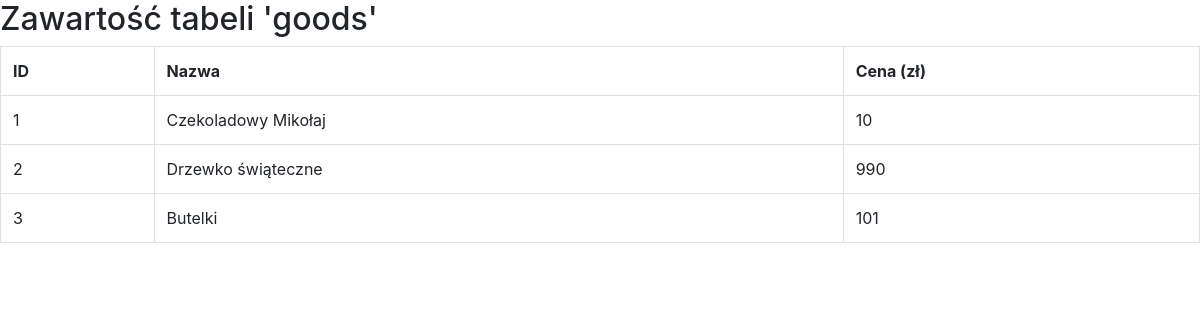
The app's page /show_items.php, older data.
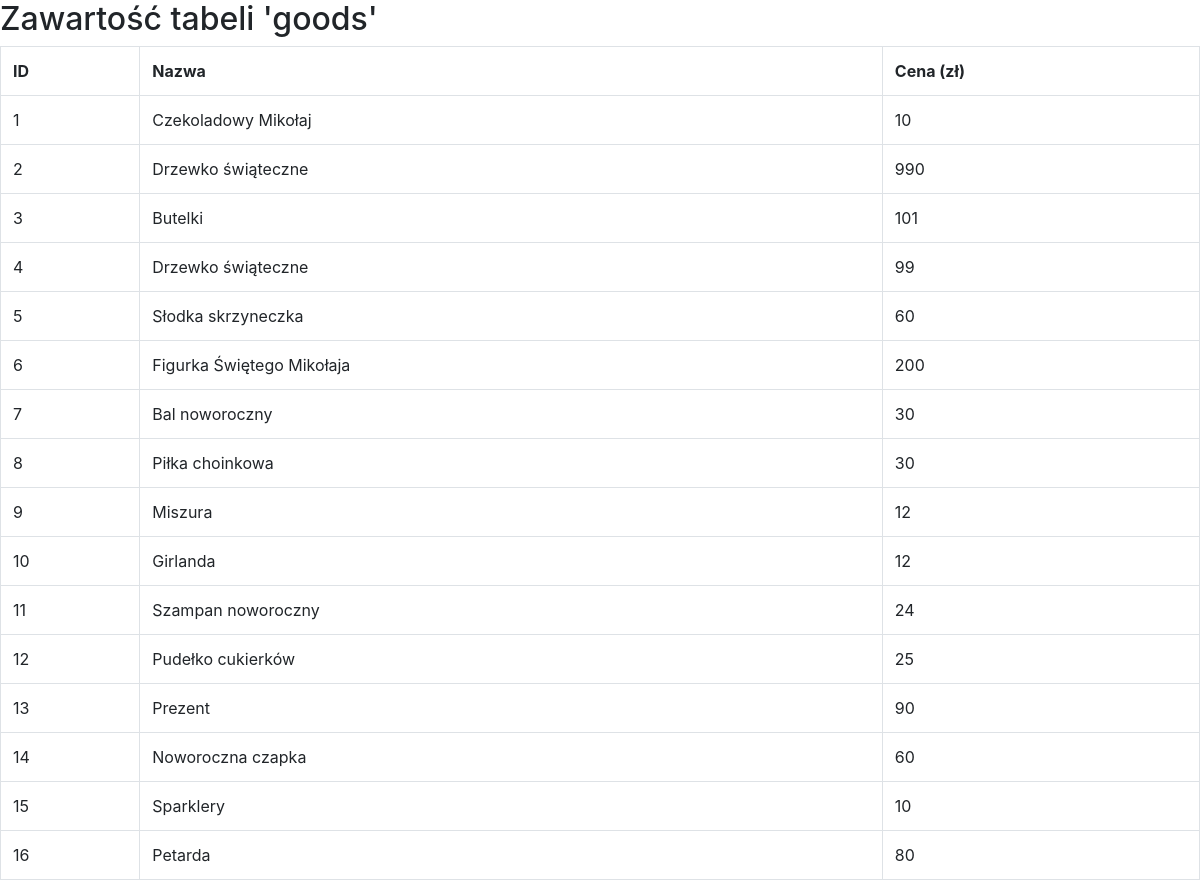
The same page, newer data.
### tables this page shows
CREATE TABLE `goods` (
  `id` int(11) NOT NULL,
  `name` varchar(255) NOT NULL,
  `price` varchar(255) NOT NULL,
  `image` varchar(255) NOT NULL,
  `opis` varchar(255) NOT NULL,
  `kategoria` varchar(255) NOT NULL,
  `liczba_sztuk` varchar(255) NOT NULL,
  `kraj` varchar(255) NOT NULL,
  `kod_pocztowy` varchar(255) NOT NULL,
  `stan` varchar(255) NOT NULL
);

### classes/PdoConnect.php (called while the page is built, shortened)
<?php
class PdoConnect {
	protected static $_instance;
	private function __construct() {
		$this->DSN = "mysql:host=" . self::HOST . ";dbname=" . self::DB . ";charset=" . self::CHARSET;
		$this->OPD = array(
			PDO::ATTR_ERRMODE => PDO::ERRMODE_EXCEPTION,
			PDO::ATTR_DEFAULT_FETCH_MODE => PDO::FETCH_ASSOC,
			PDO::ATTR_EMULATE_PREPARES => false,
		);
		$this->PDO = new PDO($this->DSN, self::USER, self::PASS, $this->OPD);
	}
	public static function getInstance() {
		if (self::$_instance === null)
			self::$_instance = new self;
		return self::$_instance;
	}
}

### show_items.php (the view, shortened to what this page needs)
<!DOCTYPE html>
<html>
<head>
    <link href="static/css/bootstrap.min.css" rel="stylesheet" type="text/css">
</head>
<body>
    <?php
    try {
        $db = PdoConnect::getInstance();
        $sql = "SELECT * FROM goods";
        $stmt = $db->PDO->query($sql);
        echo "<h2>Zawartość tabeli 'goods'</h2>";
        echo "<table class='table table-bordered'>
        <tr>
            <th>ID</th>
            <th>Nazwa</th>
            <th>Cena (zł)</th>
        </tr>";
        while ($row = $stmt->fetch()) {
            echo "<tr>";
            echo "<td>" . $row['id'] . "</td>";
            echo "<td>" . $row['name'] . "</td>";
            echo "<td>" . $row['price'] . "</td>";
            echo "</tr>";
        }
        echo "</table>";
    } catch (PDOException $e) {
        echo "Błąd: " . $e->getMessage();
    }
    ?>
</body>
</html>

Row changes from the older to the newer data that the page shows:
added goods: id "4", name "Drzewko świąteczne", price "99"
added goods: id "5", name "Słodka skrzyneczka", price "60"
added goods: id "6", name "Figurka Świętego Mikołaja", price "200"
added goods: id "7", name "Bal noworoczny", price "30"
added goods: id "8", name "Piłka choinkowa", price "30"
added goods: id "9", name "Miszura", price "12"
added goods: id "10", name "Girlanda", price "12"
added goods: id "11", name "Szampan noworoczny", price "24"
added goods: id "12", name "Pudełko cukierków", price "25"
added goods: id "13", name "Prezent", price "90"
added goods: id "14", name "Noworoczna czapka", price "60"
added goods: id "15", name "Sparklery", price "10"
added goods: id "16", name "Petarda", price "80"
